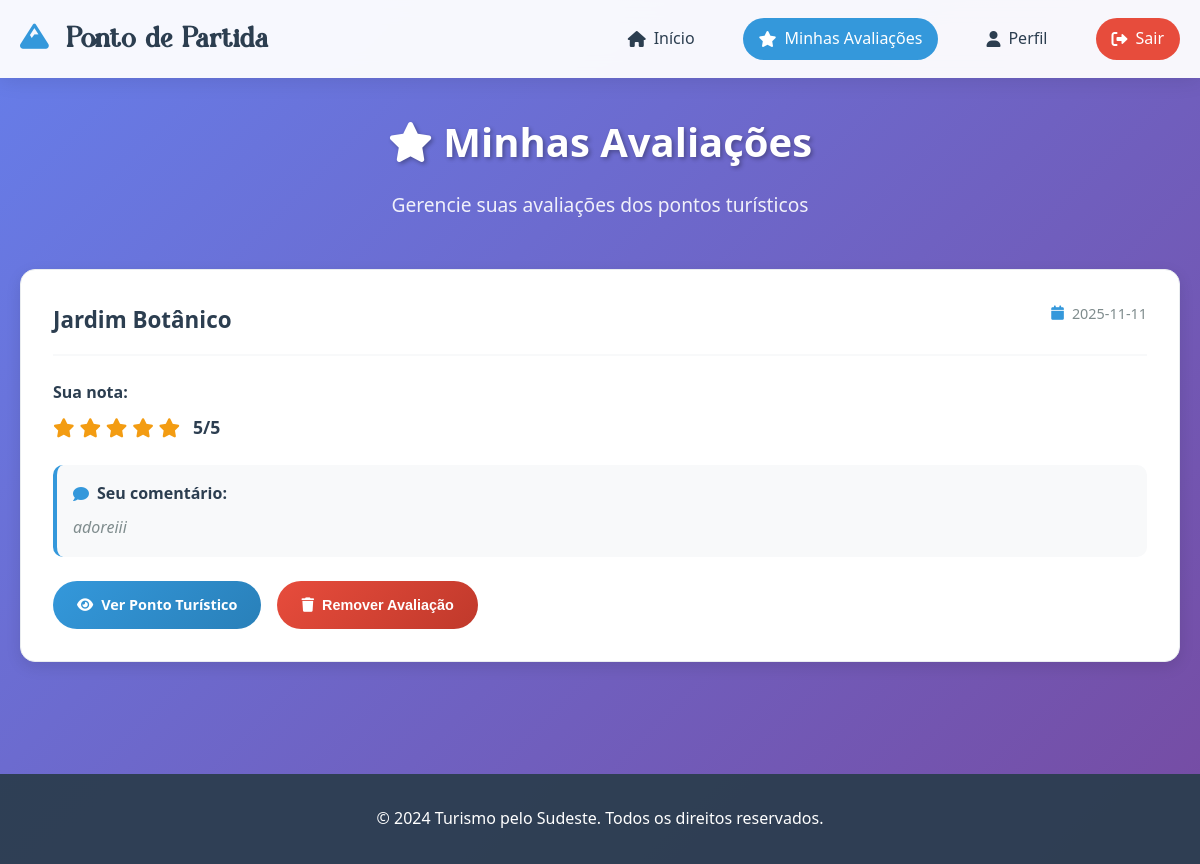
The page /minhas_avaliacoes (signed in) on the database its author committed.
### tables this page shows
CREATE TABLE avaliacoes (
        id INTEGER PRIMARY KEY AUTOINCREMENT,
        usuario_id INTEGER NOT NULL,
        ponto_turistico_id INTEGER NOT NULL,
        nota INTEGER NOT NULL CHECK (nota >= 1 AND nota <= 5),
        comentario TEXT,
        data_avaliacao TIMESTAMP DEFAULT CURRENT_TIMESTAMP,
        FOREIGN KEY (usuario_id) REFERENCES usuarios (id),
        FOREIGN KEY (ponto_turistico_id) REFERENCES pontos_turisticos (id),
        UNIQUE(usuario_id, ponto_turistico_id)
    );

CREATE TABLE pontos_turisticos (
        id INTEGER PRIMARY KEY AUTOINCREMENT,
        nome TEXT NOT NULL UNIQUE,
        descricao TEXT NOT NULL,
        endereco TEXT NOT NULL,
        latitude REAL NOT NULL,
        longitude REAL NOT NULL,
        imagem TEXT,
        categoria TEXT,
        horario_funcionamento TEXT,
        preco_entrada TEXT,
        telefone_contato TEXT,
        site_oficial TEXT,
        data_cadastro TIMESTAMP DEFAULT CURRENT_TIMESTAMP
    );

### main.py (the view)
@app.route('/minhas_avaliacoes')
def minhas_avaliacoes():
    if not is_logged_in():
        return redirect(url_for('home'))
    conn = get_connection()
    cursor = conn.cursor()
    cursor.execute('''
        SELECT a.*, pt.nome as ponto_nome
        FROM avaliacoes a
        JOIN pontos_turisticos pt ON a.ponto_turistico_id = pt.id
        WHERE a.usuario_id = ?
        ORDER BY a.data_avaliacao DESC
    ''', (session['user_id'],))
    avaliacoes = cursor.fetchall()
    conn.close()
    return render_template('minhas_avaliacoes.html', avaliacoes=avaliacoes, user=get_current_user())

### database.py (called while the page is built)
def get_connection():
    return sqlite3.connect('turismo.db')

### main.py (called while the page is built)
def is_logged_in():
    return 'user_id' in session

def get_current_user():
    if not is_logged_in():
        return None
    conn = get_connection()
    cursor = conn.cursor()
    cursor.execute('SELECT * FROM usuarios WHERE id = ?', (session['user_id'],))
    user = cursor.fetchone()
    conn.close()
    if user:
        return {
            'id': user[0],
            'nome': user[1],
            'email': user[2],
            'endereco': user[4],
            'telefone': user[5],
            'cpf': user[6],
            'passaporte': user[7],
            'foto_perfil': user[8],
            'is_admin': session.get('is_admin', False)
        }
    return None

### templates/minhas_avaliacoes.html (shortened to what this page needs)
<!DOCTYPE html>
<html lang="pt-br">
<head>
    <link rel="stylesheet" href="/static/css/dashboard.css">
    <link href="https://cdnjs.cloudflare.com/ajax/libs/font-awesome/6.0.0/css/all.min.css" rel="stylesheet">
</head>
<body>
    <header class="header">
        <div class="container">
            <div class="logo">
                <h1><i class="fas fa-mountain"></i> Ponto de Partida</h1>
            </div>
            <nav class="nav">
                <a href="/dashboard" class="nav-link">
                    <i class="fas fa-home"></i> Início
                </a>
                <a href="/minhas_avaliacoes" class="nav-link active">
                    <i class="fas fa-star"></i> Minhas Avaliações
                </a>
                <a href="/perfil" class="nav-link">
                    <i class="fas fa-user"></i> Perfil
                </a>
                <a href="/logout" class="nav-link logout">
                    <i class="fas fa-sign-out-alt"></i> Sair
                </a>
            </nav>
        </div>
    </header>
    <main class="main">
        <div class="container">
            <div class="welcome-section">
                <h2><i class="fas fa-star"></i> Minhas Avaliações</h2>
                <p>Gerencie suas avaliações dos pontos turísticos</p>
            </div>
            {% if avaliacoes %}
            <div class="avaliacoes-grid">
                {% for avaliacao in avaliacoes %}
                <div class="avaliacao-card">
                    <div class="avaliacao-header">
                        <h3>{{ avaliacao[6] }}</h3>
                        <div class="avaliacao-data">
                            <i class="fas fa-calendar"></i>
                            {{ avaliacao[5][:10] if avaliacao[5] else 'Data não disponível' }}
                        </div>
                    </div>
                    <div class="avaliacao-nota">
                        <span class="nota-label">Sua nota:</span>
                        <div class="estrelas-usuario">
                            {% set nota = avaliacao[3]|int %}
                            {% for i in range(1, 6) %}
                                {% if i <= nota %}
                                    <i class="fas fa-star star-filled"></i>
                                {% else %}
                                    <i class="far fa-star star-empty"></i>
                                {% endif %}
                            {% endfor %}
                            <span class="nota-numero">{{ nota }}/5</span>
                        </div>
                    </div>
                    {% if avaliacao[4] %}
                    <div class="avaliacao-comentario">
                        <h4><i class="fas fa-comment"></i> Seu comentário:</h4>
                        <p>{{ avaliacao[4] }}</p>
                    </div>
                    {% endif %}
                    <div class="avaliacao-actions">
                        <a href="/ponto/{{ avaliacao[2] }}" class="btn-ver-ponto">
                            <i class="fas fa-eye"></i> Ver Ponto Turístico
                        </a>
                        <button type="button" class="btn-remover-avaliacao" onclick="confirmarRemocao({{ avaliacao[0] }}, '{{ avaliacao[6] }}')">
                            <i class="fas fa-trash"></i> Remover Avaliação
                        </button>
                    </div>
                </div>
                {% endfor %}
            </div>
            {% endif %}
        </div>
    </main>
    <footer class="footer">
        <div class="container">
            <p>&copy; 2024 Turismo pelo Sudeste. Todos os direitos reservados.</p>
        </div>
    </footer>
</body>
</html>

### static/css/dashboard.css (style rules this page uses)
* { margin: 0; padding: 0; box-sizing: border-box; }
body { font-family: 'Segoe UI', Tahoma, Geneva, Verdana, sans-serif; line-height: 1.6; color: #333; background: linear-gradient(135deg, #667eea 0%, #764ba2 100%); min-height: 100vh; }
.container { max-width: 1200px; margin: 0 auto; padding: 0 20px; }
.header { background: rgba(255, 255, 255, 0.95); backdrop-filter: blur(10px); box-shadow: 0 2px 20px rgba(0, 0, 0, 0.1); position: sticky; top: 0; z-index: 1000; }
.header .container { display: flex; justify-content: space-between; align-items: center; padding: 1rem 20px; }
.logo h1 { font-family: 'Alivia', 'Segoe UI', Tahoma, Geneva, Verdana, sans-serif; color: #2c3e50; font-size: 1.8rem; font-weight: 700; }
.logo i { color: #3498db; margin-right: 0.5rem; }
.nav { display: flex; gap: 2rem; }
.nav-link { text-decoration: none; color: #2c3e50; font-weight: 500; padding: 0.5rem 1rem; border-radius: 25px; transition: all 0.3s ease; display: flex; align-items: center; gap: 0.5rem; }
.nav-link.active { background: #3498db; color: white; }
.nav-link.logout { background: #e74c3c; color: white; }
.main { padding: 2rem 0; min-height: calc(100vh - 200px); }
.welcome-section { text-align: center; margin-bottom: 3rem; color: white; }
.welcome-section h2 { font-size: 2.5rem; margin-bottom: 1rem; text-shadow: 2px 2px 4px rgba(0, 0, 0, 0.3); }
.welcome-section p { font-size: 1.2rem; opacity: 0.9; }
.star-filled { color: #f39c12; font-size: 1.1rem; }
.avaliacao-data { font-size: 0.8rem; color: #7f8c8d; }
.avaliacoes-grid { display: grid; grid-template-columns: repeat(auto-fit, minmax(400px, 1fr)); gap: 2rem; margin-bottom: 2rem; }
.avaliacao-card { background: white; border-radius: 15px; padding: 2rem; box-shadow: 0 5px 15px rgba(0, 0, 0, 0.1); transition: all 0.3s ease; border: 1px solid #e9ecef; }
.avaliacao-header { display: flex; justify-content: space-between; align-items: flex-start; margin-bottom: 1.5rem; padding-bottom: 1rem; border-bottom: 2px solid #f8f9fa; }
.avaliacao-header h3 { color: #2c3e50; font-size: 1.4rem; margin: 0; flex: 1; }
.avaliacao-data { color: #7f8c8d; font-size: 0.9rem; display: flex; align-items: center; gap: 0.5rem; white-space: nowrap; }
.avaliacao-data i { color: #3498db; }
.avaliacao-nota { margin-bottom: 1.5rem; }
.nota-label { font-weight: 600; color: #2c3e50; margin-right: 1rem; }
.estrelas-usuario { display: flex; align-items: center; gap: 0.3rem; margin-top: 0.5rem; }
.estrelas-usuario .star-filled { color: #f39c12; font-size: 1.2rem; }
.nota-numero { font-weight: 600; color: #2c3e50; margin-left: 0.5rem; font-size: 1.1rem; }
.avaliacao-comentario { background: #f8f9fa; padding: 1rem; border-radius: 10px; margin-bottom: 1.5rem; border-left: 4px solid #3498db; }
.avaliacao-comentario h4 { color: #2c3e50; font-size: 1rem; margin-bottom: 0.5rem; display: flex; align-items: center; gap: 0.5rem; }
.avaliacao-comentario h4 i { color: #3498db; }
.avaliacao-comentario p { color: #7f8c8d; line-height: 1.6; margin: 0; font-style: italic; }
.avaliacao-actions { display: flex; gap: 1rem; flex-wrap: wrap; }
.btn-ver-ponto { background: linear-gradient(135deg, #3498db, #2980b9); color: white; text-decoration: none; padding: 0.8rem 1.5rem; border-radius: 25px; font-weight: 600; transition: all 0.3s ease; display: flex; align-items: center; gap: 0.5rem; font-size: 0.9rem; }
.btn-remover-avaliacao { background: linear-gradient(135deg, #e74c3c, #c0392b); color: white; border: none; padding: 0.8rem 1.5rem; border-radius: 25px; font-weight: 600; transition: all 0.3s ease; display: flex; align-items: center; gap: 0.5rem; font-size: 0.9rem; cursor: pointer; }
.footer { background: rgba(44, 62, 80, 0.95); color: white; text-align: center; padding: 2rem 0; margin-top: 3rem; }

### rows shown on the page
avaliacoes: nome "Jardim Botânico", data_avaliacao "2025-11-11", nota "5", comentario "adoreiii"
